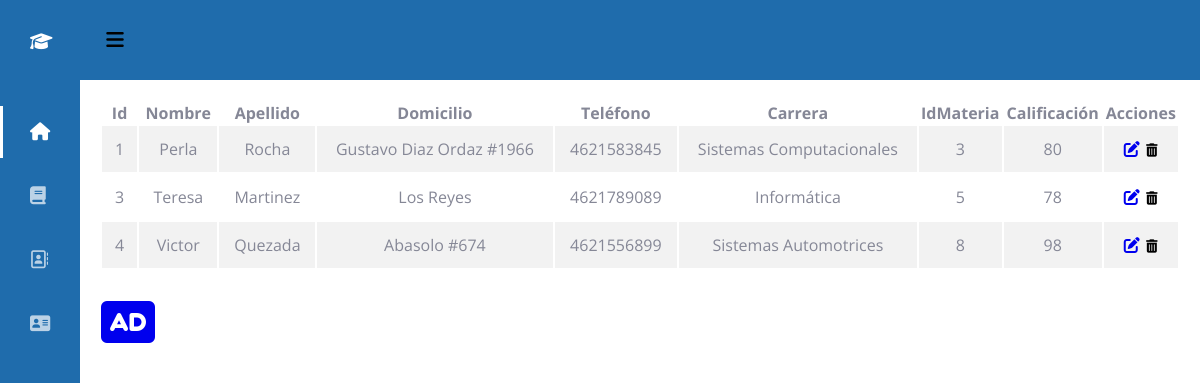
Page /alumno.php on the committed database.
### tables this page shows
CREATE TABLE `alumno` (
  `idAlumno` int(11) NOT NULL,
  `Nombre` varchar(45) NOT NULL,
  `Apellido` varchar(45) NOT NULL,
  `Domicilio` text NOT NULL,
  `Tel` bigint(20) NOT NULL,
  `Carrera` varchar(45) NOT NULL,
  `idMateria` int(11) NOT NULL,
  `Calificacion` varchar(45) NOT NULL
);

### alumno.php (the view, shortened to what this page needs)
<!DOCTYPE html>
<html lang="en">
<head>
    <link rel="stylesheet" href="css/estilos.css">
    <link rel="stylesheet" href="css/tabla.css">
</head>
<body id="body">
    <header>
        <div class="icon__menu">
            <i class="fas fa-bars" id="btn_open"></i>
        </div>
    </header>
    <div class="menu__side" id="menu_side">
        <div class="name__page">
            <i class="fa fa-mortar-board"></i>
            <h4>Escuela</h4>
        </div>
        <div class="options__menu">
            <a href="index.php" class="selected">
                <div class="option">
                    <i class="fa fa-home" title="Inicio"></i>
                    <h4>Inicio</h4>
                </div>
            </a>
            <a href="materia.php">
                <div class="option">
                    <i class="fa fa-book" title="Blog"></i>
                    <h4>Materia</h4>
                </div>
            </a>
            <a href="alumno.php">
                <div class="option">
                    <i class="fa fa-address-book-o" title="Portafolio"></i>
                    <h4>Alumnos</h4>
                </div>
            </a>
            <a href="profesor.php">
                <div class="option">
                    <i class="fa fa-address-card" title="Cursos"></i>
                    <h4>Profesores</h4>
                </div>
            </a>
        </div>
    </div>
    <main>
        <div class="row">
            <div class="col-lg-12">
                <div class="table-responsive">
                    <table class="table table-striped table-bordered" id="table">
                        <thead class="thead-dark">
                            <tr>
                                <th>Id</th>
                                <th>Nombre</th>
                                <th>Apellido</th>
                                <th>Domicilio</th>
                                <th>Teléfono</th>
                                <th>Carrera</th>
                                <th>IdMateria</th>
                                <th>Calificación</th>
                                <th>Acciones</th>
                            </tr>
                        </thead>
                        <tbody>
                            <?php
                            include "conexion.php";
                            $query = mysqli_query($conexion, "SELECT * FROM alumno");
                            $result = mysqli_num_rows($query);
                            if ($result > 0) {
                                while ($data = mysqli_fetch_assoc($query)) { ?>
                                    <tr class="campos">
                                        <td><?php echo $data['idAlumno']; ?></td>
                                        <td><?php echo $data['Nombre']; ?></td>
                                        <td><?php echo $data['Apellido']; ?></td>
                                        <td><?php echo $data['Domicilio']; ?></td>
                                        <td><?php echo $data['Tel']; ?></td>
                                        <td><?php echo $data['Carrera']; ?></td>
                                        <td><?php echo $data['idMateria']; ?></td>
                                        <td><?php echo $data['Calificacion']; ?></td>
                                        <td>
                                            <a href="editar.php?id=<?php echo $data['idProfesor']; ?>" class="btn btn-success"><i class='fas fa-edit'></i></a>
                                            <form action="eliminar_alumno.php?id=<?php echo $data['idAlumno']; ?>" method="post" class="confirmar d-inline">
                                                <button class="btn btn-danger" type="submit"><i class='fas fa-trash-alt'></i> </button>
                                            </form>
                                        </td>
                                    </tr>
                            <?php }
                            } ?>
                        </tbody>
                    </table>
                </div>
            </div>
        </div>
        <div class="d-sm-flex align-items-center justify-content-between mb-4">
            <a href="agregar_alumno.php" class="btn btn-add"><i class='fas fa-audio-description'></i></a>
        </div>
    </main>
</body>
</html>

### css/estilos.css (style rules this page uses)
* { margin: 0; padding: 0; box-sizing: border-box; text-decoration: none; font-family: 'Open Sans', sans-serif; }
body { margin-left: 80px; margin-top: 80px; transition: margin-left 300ms cubic-bezier(0.785, 0.135, 0.15, 0.86); }
main { padding: 20px; }
header { width: 100%; height: 80px; background: #1f6cac; display: flex; align-items: center; position: fixed; top: 0; z-index: 200; }
.icon__menu { width: 50px; height: 100%; display: flex; justify-content: center; align-items: center; transform: translateX(10px); }
.icon__menu i { font-size: 20px; cursor: pointer; position: absolute; }
.menu__side { width: 80px; height: 100%; background: #1f6cac; position: fixed; top: 0; left: 0; color: white; font-size: 18px; z-index: 300; overflow: hidden; overflow-y: scroll; border-right: 20px solid #1f6cac; transition: all 300ms cubic-bezier(0.785, 0.135, 0.15, 0.86); }
.menu__side { -ms-overflow-style: none; scrollbar-width: none; }
.name__page { padding: 20px 30px; display: flex; align-items: center; margin-top: 10px; }
.name__page i { width: 20px; margin-right: 20px; }
.options__menu { padding: 20px 30px; position: absolute; top: 80px; }
.options__menu a { color: #ffffffb2; cursor: default; display: block; position: relative; transition: color 300ms; }
.options__menu .option { padding: 20px 0px; display: flex; align-items: center; position: relative; }
.options__menu .option i { width: 20px; margin-right: 20px; cursor: pointer; }
.options__menu .option h4 { font-weight: 300; cursor: pointer; }
a.selected { color: #fff; }
.selected:before { content: ''; width: 3px; height: 80%; background: white; position: absolute; top: 10%; left: -30px; }

### css/tabla.css (style rules this page uses)
.table { width:100%; margin-bottom:1rem; color:#858796 }
.table-striped tbody tr:nth-of-type(2n+1) { background-color: rgba(0,0,0,.05); }
.campos { text-align:center; text-decoration: none; }
.table td { padding: .75rem; vertical-align: top; }
.d-inline { display: inline !important; }
.btn { background-color: transparent; border: 1px solid transparent; border-top-color: transparent; border-right-color: transparent; border-bottom-color: transparent; border-left-color: transparent; }
.btn-add { font-size: 3rem; line-height: 1.5; border-radius: .35rem; }

### rows in the picture
alumno: idAlumno "1", Nombre "Perla", Apellido "Rocha", Domicilio "Gustavo Diaz Ordaz #1966", Tel "4621583845", Carrera "Sistemas Computacionales", idMateria "3", Calificacion "80"
alumno: idAlumno "3", Nombre "Teresa", Apellido "Martinez", Domicilio "Los Reyes", Tel "4621789089", Carrera "Informática", idMateria "5", Calificacion "78"
alumno: idAlumno "4", Nombre "Victor", Apellido "Quezada", Domicilio "Abasolo #674", Tel "4621556899", Carrera "Sistemas Automotrices", idMateria "8", Calificacion "98"
